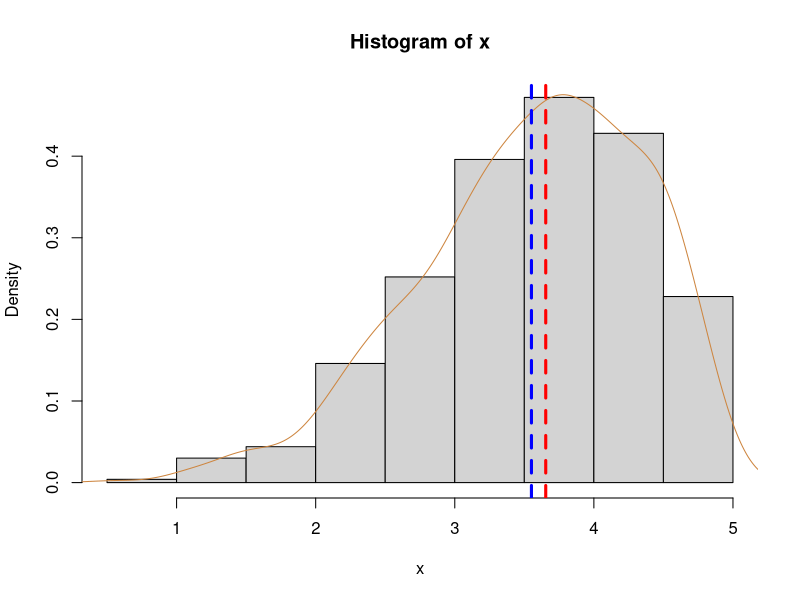
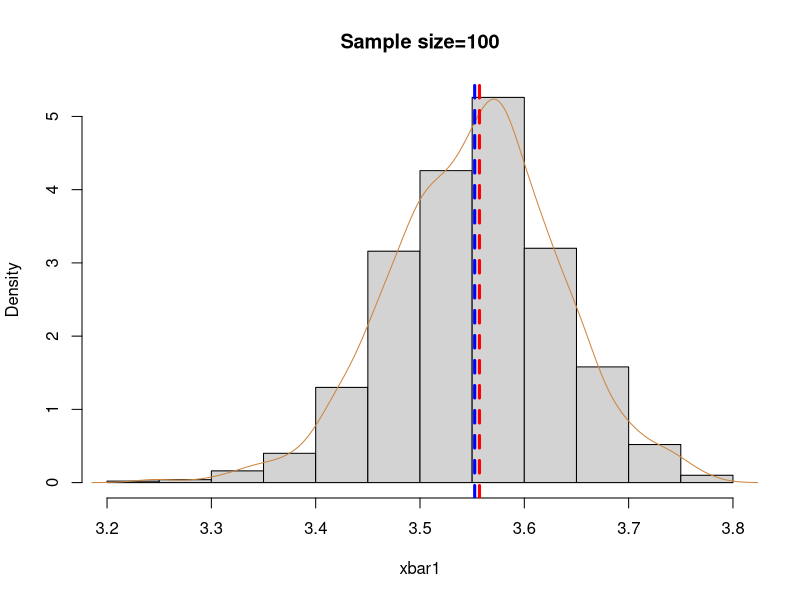
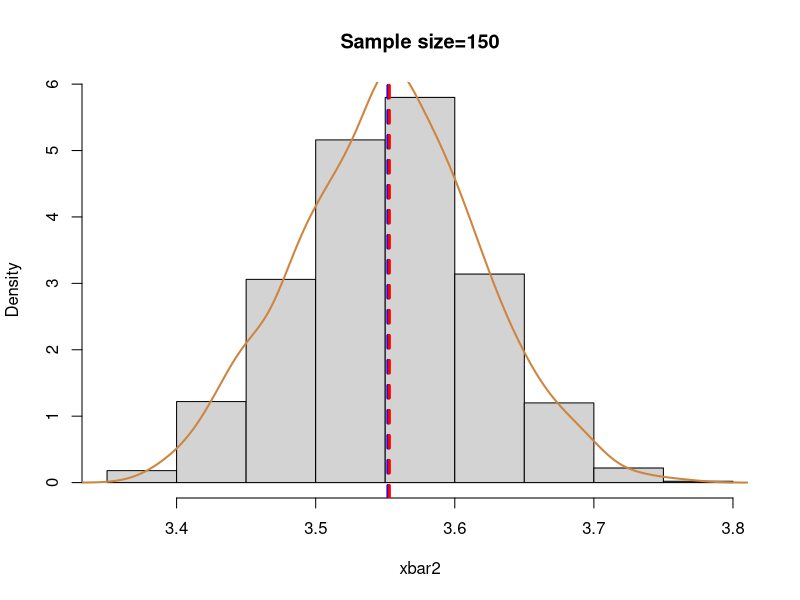
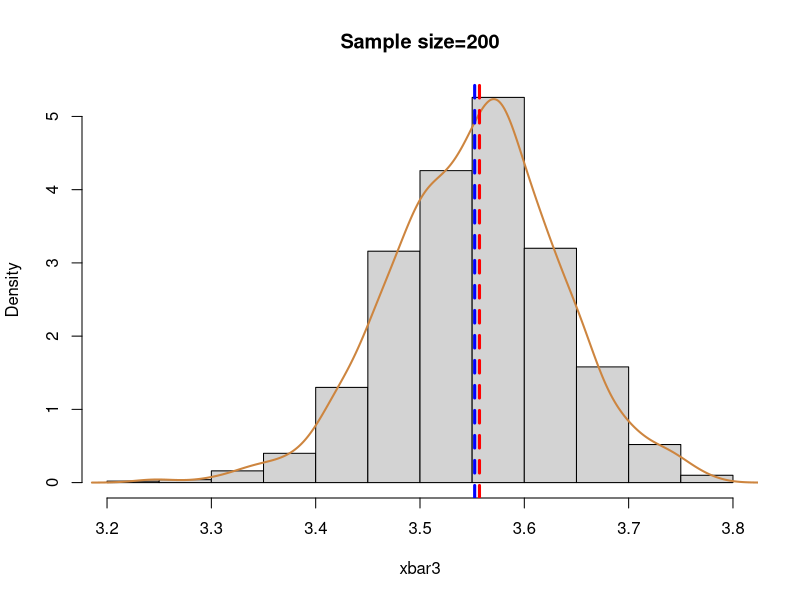
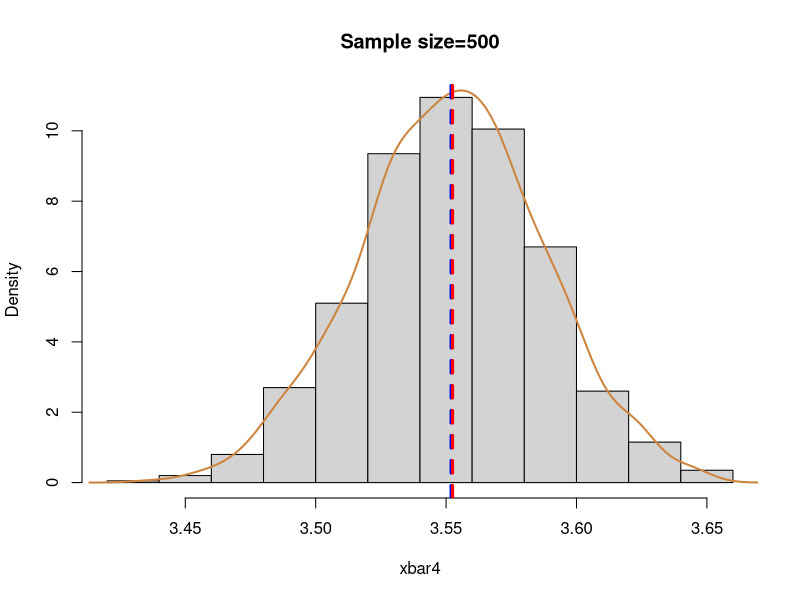

Generate these figures, in order, with R:
## ---- chunk 1
set.seed(123)
x=rbeta(1000,5,2)*5
hist(x, freq=FALSE)
lines(density(x), col='peru', lwd=1)
abline(v = c(mean(x),median(x)),  col=c("blue", "red"), lty=c(2,2), lwd=c(3, 3))
## ---- chunk 2
round(mean(x),4)
round(median(x),4)
round(sd(x),4)
## ---- chunk 3
#samples=1000
set.seed(123)
n<-1000
samplesize1<-100
xbar1<-rep(NA,n)
for (i in 1:n){
  sample1<-sample(x,samplesize1,replace=TRUE)
  xbar1[i]<-mean(sample1)
}
hist(xbar1, freq=FALSE,main="Sample size=100")
lines(density(xbar1), col='peru', lwd=1)
abline(v = c(mean(xbar1),median(xbar1)),  col=c("blue", "red"), lty=c(2,2), lwd=c(3, 3))
## ---- chunk 4
round(mean(xbar1),4)
round(median(xbar1),4)
round(sd(xbar1),4)
## ---- chunk 5
set.seed(123)
samplesize2<-150
xbar2<-rep(NA,n)
for (i in 1:n){
  sample2<-sample(x,samplesize2,replace=TRUE)
  xbar2[i]<-mean(sample2)
}
hist(xbar2, freq=FALSE,main="Sample size=150")
lines(density(xbar2), col='peru', lwd=2)
abline(v = c(mean(xbar2),median(xbar2)),  col=c("blue", "red"), lty=c(2,2), lwd=c(3, 3))
## ---- chunk 6
round(mean(xbar2),4)
round(median(xbar2),4)
round(sd(xbar2),4)
## ---- chunk 7
set.seed(123)
samplesize3<-200
xbar3<-rep(NA,n)
for (i in 1:n){
  sample3<-sample(x,samplesize1,replace=TRUE)
  xbar3[i]<-mean(sample3)
}
hist(xbar3, freq=FALSE,main="Sample size=200")
lines(density(xbar3), col='peru', lwd=2)
abline(v = c(mean(xbar3),median(xbar3)),  col=c("blue", "red"), lty=c(2,2), lwd=c(3, 3))
## ---- chunk 8
round(mean(xbar3),4)
round(median(xbar3),4)
round(sd(xbar3),4)
## ---- chunk 9
set.seed(123)
samplesize4<-500
xbar4<-rep(NA,n)
for (i in 1:n){
  sample4<-sample(x,samplesize4,replace=TRUE)
  xbar4[i]<-mean(sample4)
}
hist(xbar4, freq=FALSE,main="Sample size=500")
lines(density(xbar4), col='peru', lwd=2)
abline(v = c(mean(xbar4),median(xbar4)),  col=c("blue", "red"), lty=c(2,2), lwd=c(3, 3))
## ---- chunk 10
round(mean(xbar4),4)
round(median(xbar4),4)
round(sd(xbar4),4)
